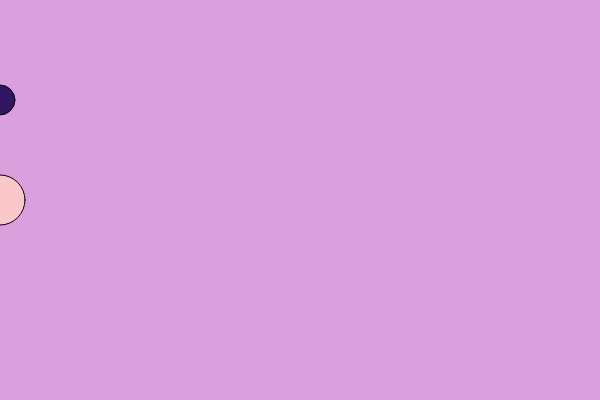
Frame 1 (no input)
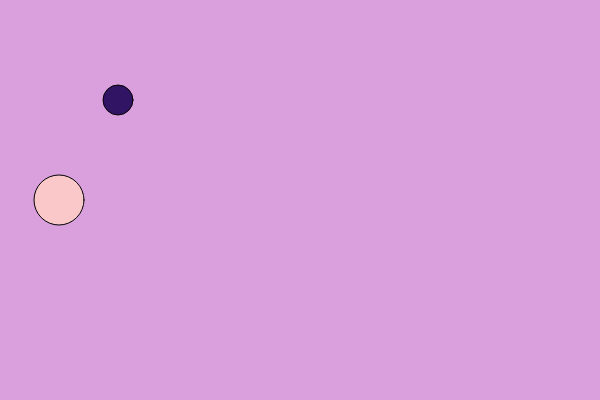
Frame 60 (no input)
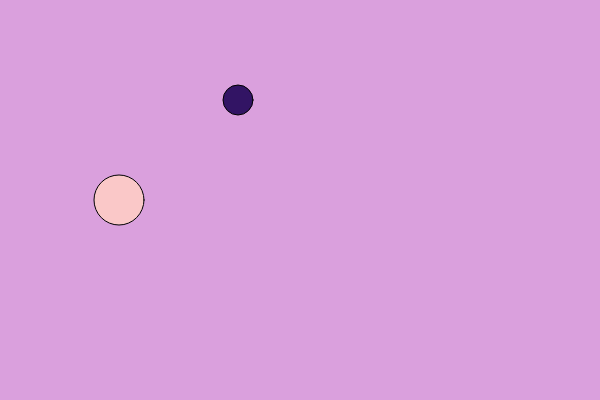
Frame 120 (the mouse pressed at the canvas centre since frame 60)

The p5.js sketch that drew these frames (run headless with seeded random() and noise() and a simulated clock; from frame 60 on, the mouse is pressed at the canvas centre):

// p5.js sketch
// ── sketch.js
/*
https://vimeo.com/channels/learningp5js/138327558
*/
var circle1 = {
  x: 0, 
  y: 200, 
  diameter: 50
};

var circle2 = {
  x: 0, 
  y: 100, 
  diameter: 30
};


var r = 218;
var g = 160;
var b = 221;

function setup() {
  createCanvas(600, 400);  
}

function draw() {
  // background
  background(r, g, b);
  // ellipse
  fill(250, 200, 200);
  ellipse(circle1.x, circle1.y, circle1.diameter, circle1.diameter);
  
  circle1.x = circle1.x + 1;
  
  fill(50, 20, 100);
  ellipse(circle2.x, circle2.y, circle2.diameter, circle2.diameter);
  
  circle2.x = circle2.x + 2;
}
